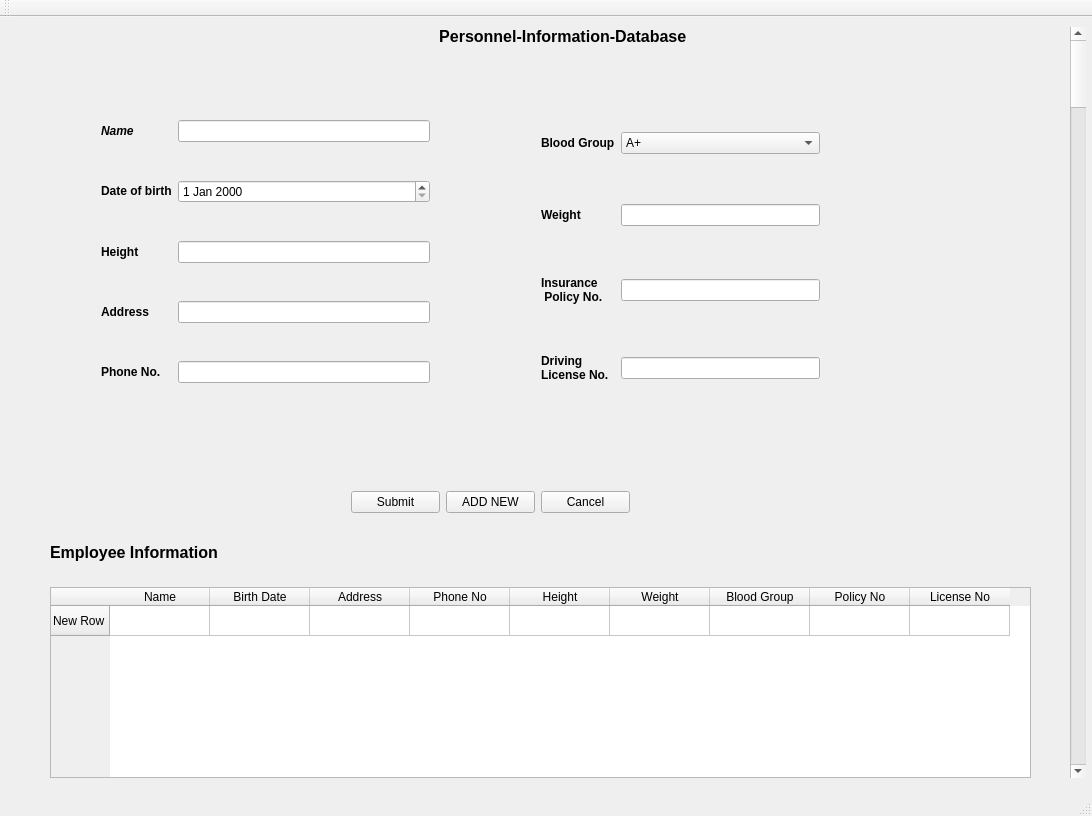
<?xml version="1.0" encoding="UTF-8"?>
<ui version="4.0">
 <class>MainWindow</class>
 <widget class="QMainWindow" name="MainWindow">
  <property name="geometry">
   <rect>
    <x>0</x>
    <y>0</y>
    <width>1092</width>
    <height>816</height>
   </rect>
  </property>
  <property name="windowTitle">
   <string>MainWindow</string>
  </property>
  <widget class="QWidget" name="centralWidget">
   <widget class="QLabel" name="label_11">
    <property name="geometry">
     <rect>
      <x>50</x>
      <y>510</y>
      <width>231</width>
      <height>51</height>
     </rect>
    </property>
    <property name="text">
     <string>&lt;!DOCTYPE HTML PUBLIC &quot;-//W3C//DTD HTML 4.0//EN&quot; &quot;http://www.w3.org/TR/REC-html40/strict.dtd&quot;&gt;
&lt;html&gt;&lt;head&gt;&lt;meta name=&quot;qrichtext&quot; content=&quot;1&quot; /&gt;&lt;style type=&quot;text/css&quot;&gt;
p, li { white-space: pre-wrap; }
&lt;/style&gt;&lt;/head&gt;&lt;body style=&quot; font-family:'Sans Serif'; font-size:9pt; font-weight:400; font-style:normal;&quot;&gt;
&lt;p style=&quot; margin-top:0px; margin-bottom:0px; margin-left:0px; margin-right:0px; -qt-block-indent:0; text-indent:0px;&quot;&gt;&lt;span style=&quot; font-size:12pt; font-weight:600;&quot;&gt;Employee Information&lt;/span&gt;&lt;/p&gt;&lt;/body&gt;&lt;/html&gt;</string>
    </property>
   </widget>
   <widget class="QLabel" name="label_10">
    <property name="geometry">
     <rect>
      <x>370</x>
      <y>10</y>
      <width>381</width>
      <height>20</height>
     </rect>
    </property>
    <property name="text">
     <string>&lt;!DOCTYPE HTML PUBLIC &quot;-//W3C//DTD HTML 4.0//EN&quot; &quot;http://www.w3.org/TR/REC-html40/strict.dtd&quot;&gt;
&lt;html&gt;&lt;head&gt;&lt;meta name=&quot;qrichtext&quot; content=&quot;1&quot; /&gt;&lt;style type=&quot;text/css&quot;&gt;
p, li { white-space: pre-wrap; }
&lt;/style&gt;&lt;/head&gt;&lt;body style=&quot; font-family:'Cantarell'; font-size:11pt; font-weight:400; font-style:normal;&quot;&gt;
&lt;p align=&quot;center&quot; style=&quot; margin-top:0px; margin-bottom:0px; margin-left:0px; margin-right:0px; -qt-block-indent:0; text-indent:0px;&quot;&gt;&lt;span style=&quot; font-family:'Sans Serif'; font-size:12pt; font-weight:600;&quot;&gt; Personnel-Information-Database&lt;/span&gt;&lt;/p&gt;&lt;/body&gt;&lt;/html&gt;</string>
    </property>
   </widget>
   <widget class="QTableWidget" name="tableWidget">
    <property name="geometry">
     <rect>
      <x>50</x>
      <y>570</y>
      <width>981</width>
      <height>191</height>
     </rect>
    </property>
    <row>
     <property name="text">
      <string>New Row</string>
     </property>
    </row>
    <column>
     <property name="text">
      <string>Name</string>
     </property>
    </column>
    <column>
     <property name="text">
      <string>Birth Date</string>
     </property>
    </column>
    <column>
     <property name="text">
      <string>Address</string>
     </property>
    </column>
    <column>
     <property name="text">
      <string>Phone No</string>
     </property>
    </column>
    <column>
     <property name="text">
      <string>Height</string>
     </property>
    </column>
    <column>
     <property name="text">
      <string>Weight</string>
     </property>
    </column>
    <column>
     <property name="text">
      <string>Blood Group</string>
     </property>
    </column>
    <column>
     <property name="text">
      <string>Policy No</string>
     </property>
    </column>
    <column>
     <property name="text">
      <string>License No</string>
     </property>
    </column>
   </widget>
   <widget class="QWidget" name="">
    <property name="geometry">
     <rect>
      <x>530</x>
      <y>60</y>
      <width>301</width>
      <height>361</height>
     </rect>
    </property>
    <layout class="QGridLayout" name="gridLayout_2">
     <item row="3" column="0">
      <widget class="QLabel" name="label_9">
       <property name="text">
        <string>&lt;!DOCTYPE HTML PUBLIC &quot;-//W3C//DTD HTML 4.0//EN&quot; &quot;http://www.w3.org/TR/REC-html40/strict.dtd&quot;&gt;
&lt;html&gt;&lt;head&gt;&lt;meta name=&quot;qrichtext&quot; content=&quot;1&quot; /&gt;&lt;style type=&quot;text/css&quot;&gt;
p, li { white-space: pre-wrap; }
&lt;/style&gt;&lt;/head&gt;&lt;body style=&quot; font-family:'Sans Serif'; font-size:9pt; font-weight:400; font-style:normal;&quot;&gt;
&lt;p style=&quot; margin-top:0px; margin-bottom:0px; margin-left:0px; margin-right:0px; -qt-block-indent:0; text-indent:0px;&quot;&gt;&lt;span style=&quot; font-weight:600;&quot;&gt;Driving &lt;/span&gt;&lt;/p&gt;
&lt;p style=&quot; margin-top:0px; margin-bottom:0px; margin-left:0px; margin-right:0px; -qt-block-indent:0; text-indent:0px; font-weight:600;&quot;&gt;License No.&lt;/p&gt;&lt;/body&gt;&lt;/html&gt;</string>
       </property>
      </widget>
     </item>
     <item row="0" column="1">
      <widget class="QComboBox" name="comboBox">
       <item>
        <property name="text">
         <string>A+</string>
        </property>
       </item>
       <item>
        <property name="text">
         <string>B+</string>
        </property>
       </item>
       <item>
        <property name="text">
         <string>AB+</string>
        </property>
       </item>
       <item>
        <property name="text">
         <string>O+</string>
        </property>
       </item>
       <item>
        <property name="text">
         <string>A-</string>
        </property>
       </item>
       <item>
        <property name="text">
         <string>B-</string>
        </property>
       </item>
       <item>
        <property name="text">
         <string>AB-</string>
        </property>
       </item>
       <item>
        <property name="text">
         <string>O-</string>
        </property>
        <property name="icon">
         <iconset theme="green">
          <normaloff>../../../personnel</normaloff>../../../personnel</iconset>
        </property>
       </item>
      </widget>
     </item>
     <item row="1" column="1">
      <widget class="QLineEdit" name="lineEdit_3"/>
     </item>
     <item row="2" column="0">
      <widget class="QLabel" name="label_7">
       <property name="text">
        <string>&lt;!DOCTYPE HTML PUBLIC &quot;-//W3C//DTD HTML 4.0//EN&quot; &quot;http://www.w3.org/TR/REC-html40/strict.dtd&quot;&gt;
&lt;html&gt;&lt;head&gt;&lt;meta name=&quot;qrichtext&quot; content=&quot;1&quot; /&gt;&lt;style type=&quot;text/css&quot;&gt;
p, li { white-space: pre-wrap; }
&lt;/style&gt;&lt;/head&gt;&lt;body style=&quot; font-family:'Sans Serif'; font-size:9pt; font-weight:400; font-style:normal;&quot;&gt;
&lt;p style=&quot; margin-top:0px; margin-bottom:0px; margin-left:0px; margin-right:0px; -qt-block-indent:0; text-indent:0px;&quot;&gt;&lt;span style=&quot; font-weight:600;&quot;&gt;Insurance&lt;/span&gt;&lt;/p&gt;
&lt;p style=&quot; margin-top:0px; margin-bottom:0px; margin-left:0px; margin-right:0px; -qt-block-indent:0; text-indent:0px; font-weight:600;&quot;&gt; Policy No.&lt;/p&gt;&lt;/body&gt;&lt;/html&gt;</string>
       </property>
      </widget>
     </item>
     <item row="0" column="0">
      <widget class="QLabel" name="label_3">
       <property name="text">
        <string>&lt;!DOCTYPE HTML PUBLIC &quot;-//W3C//DTD HTML 4.0//EN&quot; &quot;http://www.w3.org/TR/REC-html40/strict.dtd&quot;&gt;
&lt;html&gt;&lt;head&gt;&lt;meta name=&quot;qrichtext&quot; content=&quot;1&quot; /&gt;&lt;style type=&quot;text/css&quot;&gt;
p, li { white-space: pre-wrap; }
&lt;/style&gt;&lt;/head&gt;&lt;body style=&quot; font-family:'Sans Serif'; font-size:9pt; font-weight:400; font-style:normal;&quot;&gt;
&lt;p style=&quot; margin-top:0px; margin-bottom:0px; margin-left:0px; margin-right:0px; -qt-block-indent:0; text-indent:0px;&quot;&gt;&lt;span style=&quot; font-weight:600;&quot;&gt;Blood Group&lt;/span&gt;&lt;/p&gt;&lt;/body&gt;&lt;/html&gt;</string>
       </property>
      </widget>
     </item>
     <item row="1" column="0">
      <widget class="QLabel" name="label_6">
       <property name="text">
        <string>&lt;!DOCTYPE HTML PUBLIC &quot;-//W3C//DTD HTML 4.0//EN&quot; &quot;http://www.w3.org/TR/REC-html40/strict.dtd&quot;&gt;
&lt;html&gt;&lt;head&gt;&lt;meta name=&quot;qrichtext&quot; content=&quot;1&quot; /&gt;&lt;style type=&quot;text/css&quot;&gt;
p, li { white-space: pre-wrap; }
&lt;/style&gt;&lt;/head&gt;&lt;body style=&quot; font-family:'Sans Serif'; font-size:9pt; font-weight:400; font-style:normal;&quot;&gt;
&lt;p style=&quot; margin-top:0px; margin-bottom:0px; margin-left:0px; margin-right:0px; -qt-block-indent:0; text-indent:0px;&quot;&gt;&lt;span style=&quot; font-weight:600;&quot;&gt;Weight&lt;/span&gt;&lt;/p&gt;&lt;/body&gt;&lt;/html&gt;</string>
       </property>
      </widget>
     </item>
     <item row="3" column="1">
      <widget class="QLineEdit" name="lineEdit_6"/>
     </item>
     <item row="2" column="1">
      <widget class="QLineEdit" name="lineEdit_5"/>
     </item>
    </layout>
   </widget>
   <widget class="QWidget" name="">
    <property name="geometry">
     <rect>
      <x>90</x>
      <y>60</y>
      <width>351</width>
      <height>351</height>
     </rect>
    </property>
    <layout class="QGridLayout" name="gridLayout">
     <item row="0" column="0">
      <widget class="QLabel" name="label">
       <property name="text">
        <string>&lt;!DOCTYPE HTML PUBLIC &quot;-//W3C//DTD HTML 4.0//EN&quot; &quot;http://www.w3.org/TR/REC-html40/strict.dtd&quot;&gt;
&lt;html&gt;&lt;head&gt;&lt;meta name=&quot;qrichtext&quot; content=&quot;1&quot; /&gt;&lt;style type=&quot;text/css&quot;&gt;
p, li { white-space: pre-wrap; }
&lt;/style&gt;&lt;/head&gt;&lt;body style=&quot; font-family:'Sans Serif'; font-size:9pt; font-weight:400; font-style:normal;&quot;&gt;
&lt;p style=&quot; margin-top:0px; margin-bottom:0px; margin-left:0px; margin-right:0px; -qt-block-indent:0; text-indent:0px;&quot;&gt;&lt;span style=&quot; font-weight:600; font-style:italic;&quot;&gt;Name&lt;/span&gt;&lt;/p&gt;&lt;/body&gt;&lt;/html&gt;</string>
       </property>
      </widget>
     </item>
     <item row="1" column="0" colspan="2">
      <widget class="QLabel" name="label_2">
       <property name="text">
        <string>&lt;!DOCTYPE HTML PUBLIC &quot;-//W3C//DTD HTML 4.0//EN&quot; &quot;http://www.w3.org/TR/REC-html40/strict.dtd&quot;&gt;
&lt;html&gt;&lt;head&gt;&lt;meta name=&quot;qrichtext&quot; content=&quot;1&quot; /&gt;&lt;style type=&quot;text/css&quot;&gt;
p, li { white-space: pre-wrap; }
&lt;/style&gt;&lt;/head&gt;&lt;body style=&quot; font-family:'Sans Serif'; font-size:9pt; font-weight:400; font-style:normal;&quot;&gt;
&lt;p style=&quot; margin-top:0px; margin-bottom:0px; margin-left:0px; margin-right:0px; -qt-block-indent:0; text-indent:0px;&quot;&gt;&lt;span style=&quot; font-weight:600;&quot;&gt;Date of birth&lt;/span&gt;&lt;/p&gt;&lt;/body&gt;&lt;/html&gt;</string>
       </property>
      </widget>
     </item>
     <item row="1" column="2">
      <widget class="QDateEdit" name="dateEdit"/>
     </item>
     <item row="2" column="0">
      <widget class="QLabel" name="label_5">
       <property name="text">
        <string>&lt;!DOCTYPE HTML PUBLIC &quot;-//W3C//DTD HTML 4.0//EN&quot; &quot;http://www.w3.org/TR/REC-html40/strict.dtd&quot;&gt;
&lt;html&gt;&lt;head&gt;&lt;meta name=&quot;qrichtext&quot; content=&quot;1&quot; /&gt;&lt;style type=&quot;text/css&quot;&gt;
p, li { white-space: pre-wrap; }
&lt;/style&gt;&lt;/head&gt;&lt;body style=&quot; font-family:'Sans Serif'; font-size:9pt; font-weight:400; font-style:normal;&quot;&gt;
&lt;p style=&quot; margin-top:0px; margin-bottom:0px; margin-left:0px; margin-right:0px; -qt-block-indent:0; text-indent:0px;&quot;&gt;&lt;span style=&quot; font-weight:600;&quot;&gt;Height&lt;/span&gt;&lt;/p&gt;&lt;/body&gt;&lt;/html&gt;</string>
       </property>
      </widget>
     </item>
     <item row="2" column="2">
      <widget class="QLineEdit" name="lineEdit_2"/>
     </item>
     <item row="3" column="0">
      <widget class="QLabel" name="label_4">
       <property name="text">
        <string>&lt;!DOCTYPE HTML PUBLIC &quot;-//W3C//DTD HTML 4.0//EN&quot; &quot;http://www.w3.org/TR/REC-html40/strict.dtd&quot;&gt;
&lt;html&gt;&lt;head&gt;&lt;meta name=&quot;qrichtext&quot; content=&quot;1&quot; /&gt;&lt;style type=&quot;text/css&quot;&gt;
p, li { white-space: pre-wrap; }
&lt;/style&gt;&lt;/head&gt;&lt;body style=&quot; font-family:'Sans Serif'; font-size:9pt; font-weight:400; font-style:normal;&quot;&gt;
&lt;p style=&quot; margin-top:0px; margin-bottom:0px; margin-left:0px; margin-right:0px; -qt-block-indent:0; text-indent:0px;&quot;&gt;&lt;span style=&quot; font-weight:600;&quot;&gt;Address&lt;/span&gt;&lt;/p&gt;&lt;/body&gt;&lt;/html&gt;</string>
       </property>
      </widget>
     </item>
     <item row="4" column="0">
      <widget class="QLabel" name="label_8">
       <property name="text">
        <string>&lt;!DOCTYPE HTML PUBLIC &quot;-//W3C//DTD HTML 4.0//EN&quot; &quot;http://www.w3.org/TR/REC-html40/strict.dtd&quot;&gt;
&lt;html&gt;&lt;head&gt;&lt;meta name=&quot;qrichtext&quot; content=&quot;1&quot; /&gt;&lt;style type=&quot;text/css&quot;&gt;
p, li { white-space: pre-wrap; }
&lt;/style&gt;&lt;/head&gt;&lt;body style=&quot; font-family:'Sans Serif'; font-size:9pt; font-weight:400; font-style:normal;&quot;&gt;
&lt;p style=&quot; margin-top:0px; margin-bottom:0px; margin-left:0px; margin-right:0px; -qt-block-indent:0; text-indent:0px;&quot;&gt;&lt;span style=&quot; font-weight:600;&quot;&gt;Phone No.&lt;/span&gt;&lt;/p&gt;&lt;/body&gt;&lt;/html&gt;</string>
       </property>
      </widget>
     </item>
     <item row="0" column="2">
      <widget class="QLineEdit" name="lineEdit"/>
     </item>
     <item row="3" column="2">
      <widget class="QLineEdit" name="lineEdit_4"/>
     </item>
     <item row="4" column="2">
      <widget class="QLineEdit" name="lineEdit_7"/>
     </item>
    </layout>
   </widget>
   <widget class="QWidget" name="">
    <property name="geometry">
     <rect>
      <x>340</x>
      <y>460</y>
      <width>301</width>
      <height>51</height>
     </rect>
    </property>
    <layout class="QHBoxLayout" name="horizontalLayout">
     <item>
      <widget class="QPushButton" name="Submit">
       <property name="cursor">
        <cursorShape>PointingHandCursor</cursorShape>
       </property>
       <property name="text">
        <string>Submit</string>
       </property>
      </widget>
     </item>
     <item>
      <widget class="QPushButton" name="clear">
       <property name="cursor">
        <cursorShape>PointingHandCursor</cursorShape>
       </property>
       <property name="text">
        <string>ADD NEW</string>
       </property>
      </widget>
     </item>
     <item>
      <widget class="QPushButton" name="pushButton">
       <property name="text">
        <string>Cancel</string>
       </property>
      </widget>
     </item>
    </layout>
   </widget>
   <widget class="QScrollBar" name="verticalScrollBar">
    <property name="geometry">
     <rect>
      <x>1070</x>
      <y>10</y>
      <width>16</width>
      <height>751</height>
     </rect>
    </property>
    <property name="orientation">
     <enum>Qt::Vertical</enum>
    </property>
   </widget>
  </widget>
  <widget class="QMenuBar" name="menuBar">
   <property name="geometry">
    <rect>
     <x>0</x>
     <y>0</y>
     <width>1092</width>
     <height>21</height>
    </rect>
   </property>
  </widget>
  <widget class="QToolBar" name="mainToolBar">
   <attribute name="toolBarArea">
    <enum>TopToolBarArea</enum>
   </attribute>
   <attribute name="toolBarBreak">
    <bool>false</bool>
   </attribute>
  </widget>
  <widget class="QStatusBar" name="statusBar"/>
 </widget>
 <layoutdefault spacing="6" margin="11"/>
 <tabstops>
  <tabstop>lineEdit</tabstop>
  <tabstop>comboBox</tabstop>
  <tabstop>lineEdit_5</tabstop>
  <tabstop>lineEdit_2</tabstop>
  <tabstop>clear</tabstop>
  <tabstop>lineEdit_4</tabstop>
  <tabstop>lineEdit_3</tabstop>
  <tabstop>lineEdit_7</tabstop>
  <tabstop>pushButton</tabstop>
  <tabstop>dateEdit</tabstop>
  <tabstop>Submit</tabstop>
  <tabstop>tableWidget</tabstop>
  <tabstop>lineEdit_6</tabstop>
 </tabstops>
 <resources/>
 <connections/>
</ui>
